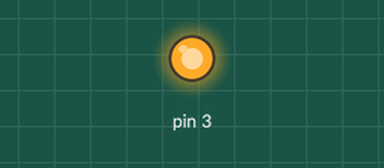
A sketch run on a simulated Arduino Uno, built with avr-gcc and run on an emulated ATmega328P. Parts: output pins drawn as LEDs (lit = HIGH).

Above: at 0.2 s.
At 8.2 s:
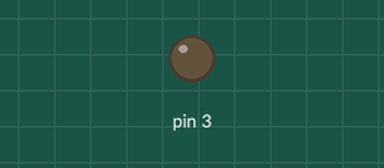
Timing chart, 0 to 20.2 s (numbered marks = the images above):
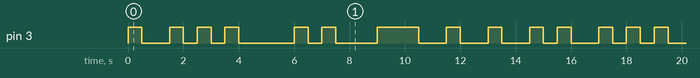

Measured:
- by itself, pin 3: repeats every 15.5 s: LOW 1.0 s, 2 × (HIGH 0.50 s, LOW 0.50 s), HIGH 0.50 s, LOW 2.0 s, HIGH 0.50 s, LOW 0.50 s, HIGH 0.50 s, LOW 1.5 s, HIGH 1.5 s, 3 × (LOW 1.0 s, HIGH 0.50 s), LOW 0.50 s, HIGH 0.50 s
- by itself, everything shown: repeats every 15.5 s, in 20 steps

The sketch:

Teste_de_bytes.ino
```cpp
int vet[]={1,0,0,1,0,1,0,1,0,0,0,0,1,0,1};

void setup(){

  pinMode(3,OUTPUT);

}

void loop(){

    for(int i=0;i<=sizeof(vet);i++){//A função sizeof retorna
    digitalWrite(3,vet[i]); // o tamanho de um array  ou string.
    delay(500);
    }

}
```
